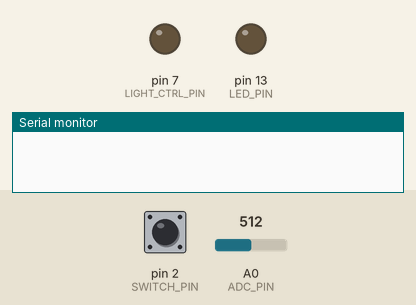
The sketch below on a simulated Arduino Uno, built with avr-gcc and run on an emulated ATmega328P. Shown: output pins drawn as LEDs (lit = HIGH), the last lines printed to the serial monitor. The test bench sets the inputs (shaded band); at power-on: pin 2 (SWITCH_PIN) HIGH, A0 (ADC_PIN) = 512.

Above: at 1.2 s.
1.3 s: pin 2 (SWITCH_PIN) pulled LOW for 0.15 s
At 2.5 s:
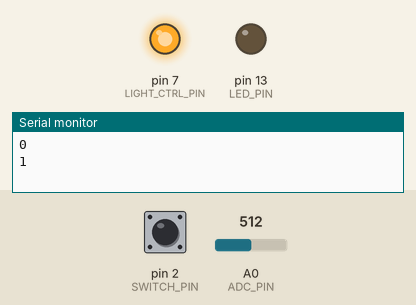
3.0 s: pin 2 (SWITCH_PIN) pulled LOW for 3.2 s
At 4.3 s:
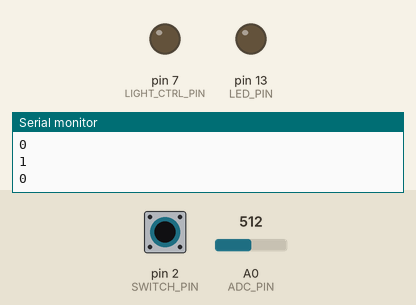
Timing chart, 0 to 7.8 s (numbered marks = the images above; inputs shaded):
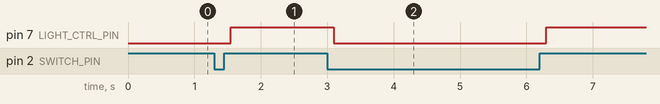

Measured:
- after the input at 1.3 s, pin 7 (LIGHT_CTRL_PIN): LOW → HIGH after 0.25 s
- after the input at 3.0 s, pin 7 (LIGHT_CTRL_PIN): HIGH → LOW after 0.10 s, → HIGH 3.2 s later

The sketch:

Nano_GarageLightControl.ino
```cpp
//pin assignments
#define LED_PIN           13
#define SWITCH_PIN       2
#define ADC_PIN         A0
#define LIGHT_CTRL_PIN  7

// light threshold
#define LIGHT_THRESHOLD     300

//variables
bool buttonState = 0;
volatile bool Interrupt = false;     // indicates whether MPU interrupt pin has gone high

typedef enum __DOOR_STATUS__
{
  DOOR_OPEN = 1,
  DOOR_CLOSE = 0,
}DOOR_STATUS;

void SwitchISR()
{
    Interrupt = true;
}

void setup() {
    Serial.begin(115200);

    // configure pins
    pinMode(LED_PIN, OUTPUT);
    pinMode(SWITCH_PIN, INPUT_PULLUP);
    pinMode(LIGHT_CTRL_PIN, OUTPUT);
    digitalWrite(LIGHT_CTRL_PIN, LOW);

    buttonState = digitalRead(SWITCH_PIN);
    attachInterrupt(digitalPinToInterrupt(SWITCH_PIN), SwitchISR, CHANGE);

    digitalWrite(LED_PIN, LOW);
}

void loop()
{
    if (Interrupt)
    {
        delayMicroseconds(50);
        delay(100);//ignore bounces for 100mSec
        Interrupt = false;

        DOOR_STATUS doorStatus = (DOOR_STATUS)(digitalRead(SWITCH_PIN) & 0x1);
        Serial.println(doorStatus);

         int adcValue = analogRead(ADC_PIN);

        if( doorStatus == DOOR_OPEN )
        {
          // door opened
          // check light status. if dark, turn on light
          if( LIGHT_THRESHOLD <= adcValue )
          {
            digitalWrite(LIGHT_CTRL_PIN, HIGH);
          }
        } else {
          // door closed. turn off light
          digitalWrite(LIGHT_CTRL_PIN, LOW);
        }
    }

    //delay(1000);
    // go to sleep
    // TODO...
}
```
